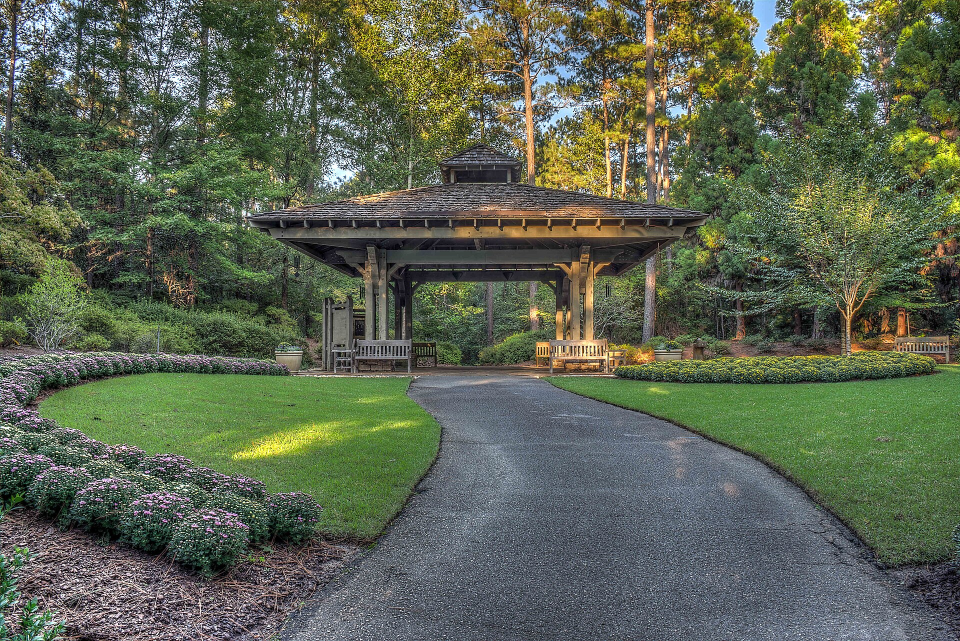
#> input picture daybreak/service/assets/callaway_pavilion.jpg, 1920 x 1282 px (shown at 1/2 size); its folder holds only this picture in this run
$ python -i screens.py   (imports and definitions only)
#> lines starting #> are read from the running program, lines starting #| are printed output that depends on the picture
"""Daybreak screens, rendered on the Mac as 1920x1080 JPEGs.

Each render_* function takes the gathered data and returns (Screen, meta). meta
carries the clock box the TV draws on top (so the time is always exact) and an
optional OK-button action. Rule-based "heads up" insights replace Claude.
"""
import datetime as dt
import json
import pathlib

from PIL import Image

import draw as D
import sources as S

HERE = pathlib.Path(__file__).resolve().parent
ROOT = HERE.parents[1]
# [1 line that did not run here, left out]
DEFAULT_APPS = ["Netflix", "YouTube", "Prime Video", "Disney+", "Hulu", "Max"]


# --- helpers ---------------------------------------------------------------------

# [19 lines left out: functions gather, day_word, not called in this run]


def clock(t):
    return t.strftime("%-I:%M %p")


def as_dt(w):
    return w if isinstance(w, dt.datetime) else dt.datetime.combine(w, dt.time(0), S.TZ)


# [101 lines left out: functions upcoming_games, finals, season_record, heads_up, split_title, who_of, not called in this run]


def fans_of(team):
    return " & ".join(m["name"] for m in FAMILY["members"] if m.get("allegiance") == team) or f"{team} fans"


# [107 lines left out: functions greeting, header, team_chip, render_ambient, next_up, weather_card, not called in this run]


def render_briefing(data):
    now, today = data["now"], data["now"].date()
    sc = D.Screen()
    sc.photo("callaway_pavilion.jpg", 0.78, D.INK)
    ck = header(sc, f"{now.strftime('%A, %B %-d').upper()} · LAGRANGE, GA", greeting(now))
    top, hgt = 246, 540
    col_w = [600, 532, 532]
    xs = [D.MARGIN_X, D.MARGIN_X + 600 + 32, D.MARGIN_X + 600 + 32 + 532 + 32]
    weather_card(sc, xs[0], top, col_w[0], hgt, data)
    # calendar
    x, w = xs[1], col_w[1]
    sc.card(x, top, w, hgt)
    sc.label(x + 40, top + 46, "Family calendar")
    rows = []
    c = data["curb"]
    pickup = dt.date.fromisoformat(c["date"])
    if (pickup - today).days <= 3:
        rows.append((day_word(pickup, today), "Garbage + " + ("yard waste" if c["extra"]["kind"] == "yard" else "bulky trash"),
                     "Curb by 7 AM" + (f" · moved for {c['holiday']}" if c["holiday"] else ""), D.AMBER))
    for e in data["calendar"]:
        if as_dt(e["when"]) < now - dt.timedelta(hours=1):
            continue
        when = day_word(as_dt(e["when"]), today) + ("" if e["all_day"] else " " + clock(e["when"]).replace(":00", ""))
        who = who_of(e)
        color = D.hexrgb(S.member(who[0])["color"]) if len(who) == 1 else (217, 166, 224) if who else D.TEXT
        main, sub = split_title(e["title"])
        rows.append((when, main, " · ".join(x for x in (" & ".join(who) if who else "Everyone", sub) if x), color))
    for b in data["birthdays"]:
        rows.append((day_word(b["date"], today), f"{b['name']}'s birthday", "Celebrate!", D.hexrgb(b["color"])))
    yy = top + 100
    for when, title, sub, color in rows[:4]:
        sc.text(x + 40, yy, when, 22, 700, D.AMBER)
        sc.text(x + 40, yy + 30, sc.wrap(title, 28, w - 80, 600, max_lines=1)[0], 28, 600)
        sc.dot(x + 47, yy + 82, 6, color)
        sc.text(x + 62, yy + 70, sc.wrap(sub, 21, w - 102, 400, max_lines=1)[0], 21, 400, D.TEXT_2)
        yy += 106
    if not rows:
        sc.text(x + 40, yy, "Nothing on the calendar this week.", 26, 400, D.TEXT_2)
    # game watch
    x, w = xs[2], col_w[2]
    sc.card(x, top, w, hgt)
    sc.label(x + 40, top + 46, "Game watch")
    yy = top + 100
    seen_teams, picks = set(), []
    for g in upcoming_games(data, days=14):
        if g["name"] not in seen_teams:
            seen_teams.add(g["name"])
            picks.append(g)
    for g in picks[:6]:
        team_chip(sc, x + 36, yy, 50, g["short"], g["color"], g.get("accent"))
        sc.text(x + 104, yy - 2, sc.wrap(g["name"], 25, w - 140, 600, max_lines=1)[0], 25, 600)
        when = "Live now" if g["state"] == "in" else f"{day_word(g['start'], today)} {clock(g['start'])}"
        tail = f" · {g['network']}" if g["network"] else ""
        sc.text(x + 104, yy + 30, sc.wrap(f"{when} · {g['detail']}{tail}", 20, w - 140, 400, max_lines=1)[0], 20, 400, D.TEXT_2)
        yy += 70
    # footer: headlines + heads up
    fy = 818
    sc.card(D.MARGIN_X, fy, 1110, 200)
    sc.label(D.MARGIN_X + 40, fy + 30, "LaGrange today", 20)
    for i, n in enumerate(data["news"][:3]):
        nx = D.MARGIN_X + 40 + i * 350
        sc.text(nx, fy + 70, n["source"].upper()[:26], 16, 700, D.AMBER)
        sc.para(nx, fy + 96, n["headline"], 23, 320, 500, max_lines=3, leading=1.25)
    hx = D.MARGIN_X + 1110 + 32
    sc.card(hx, fy, 1696 - 1110 - 32, 200, fill=(26, 36, 64), outline=(42, 54, 86))
    sc.label(hx + 36, fy + 30, "Heads up", 20, D.AMBER)
    hy = fy + 70
    for t in heads_up(data, 2):
        hy = sc.para(hx + 36, hy, t, 23, 1696 - 1110 - 32 - 72, 500, max_lines=2, leading=1.25) + 10
    return sc, {"clock": ck}


# [343 lines left out: functions render_tonight, render_week, render_lake, render_sky, render_recap, render_gameday and 1 more, not called in this run]


BOARD = ROOT / "daybreak" / "data" / "board.json"


# [41 lines left out: functions board, render_board, not called in this run]


SEASON = {
    10: [("Fall color", "Starting to turn", "Usually peaks here in late October to early November. Callaway's trails are the closest showcase."),
         ("In the garden", "Plant pansies and shrubs", "Fall is Georgia's best season for trees and shrubs. Divide perennials; spring bulbs go in next month."),
         ("On the wing", "Monarchs passing through", "October is monarch migration month in Georgia. Late-blooming flowers help them refuel.")],
    11: [("Fall color", "Peak season", "Early November is usually peak color around LaGrange and Pine Mountain."),
         ("In the garden", "Plant spring bulbs", "Tulips, daffodils and hyacinths go in now through December. Mulch beds before the first hard freeze."),
         ("Outdoors", "Fantasy in Lights season", "Callaway Gardens' holiday light show opens in mid-November.")],
    12: [("Winter", "Bare branches, big skies", "Long nights and clear air make December great for stargazing; the Geminids peak mid-month."),
         ("In the garden", "Protect and plan", "Cover tender plants on frost nights and order seeds for spring."),
         ("On the wing", "Winter birds at feeders", "Juncos, white-throated sparrows and yellow-rumped warblers arrive for the winter.")],
}


# [19 lines left out: function render_season, not called in this run]


RADAR_DIR = ROOT / "daybreak" / "cache" / "radar"
LEGEND = [("Light", ((2, 253, 2), (1, 197, 1))), ("Moderate", ((253, 248, 2), (253, 149, 0))),
          ("Heavy", ((253, 0, 0), (188, 0, 0))), ("Severe, hail", ((248, 0, 253), (152, 84, 198)))]


# [86 lines left out: functions refresh_radar, render_radar, not called in this run]


RENDERERS = {"ambient": render_ambient, "briefing": render_briefing, "tonight": render_tonight, "week": render_week,
             "lake": render_lake, "sky": render_sky, "recap": render_recap, "gameday": render_gameday,
             "school": render_school, "board": render_board, "season": render_season}

>>> import cv2
>>> picture = cv2.imread('assets/callaway_pavilion.jpg', cv2.IMREAD_GRAYSCALE)
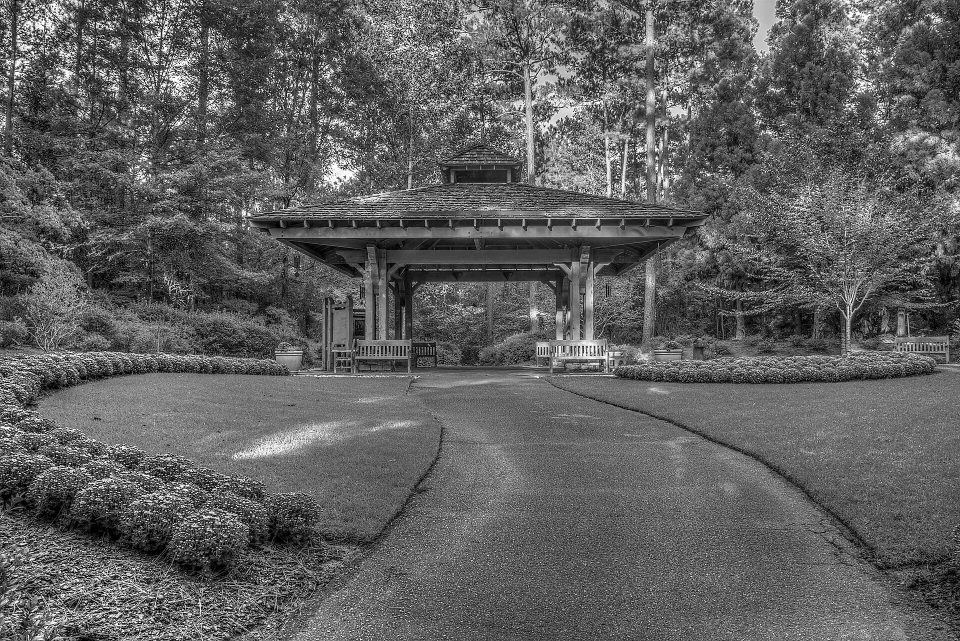
#> picture: shape (1282, 1920) (shown at 1/2 size); min 0, max 255, mean 95.5
#> (the run stopped early here; a loop or call above may not have finished)

$ run again, on daybreak/service/assets/callaway_pool.jpg
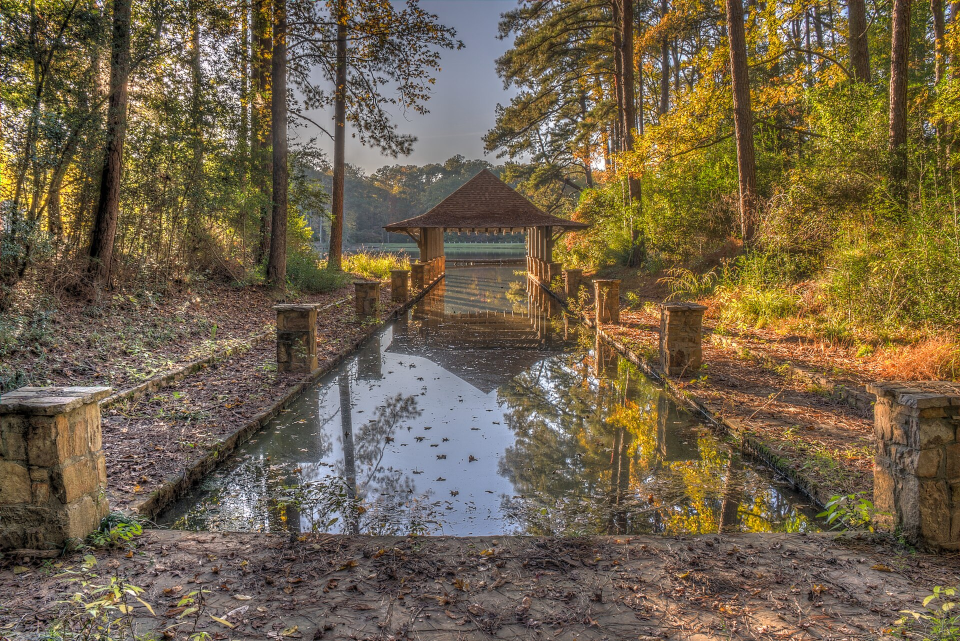
#> input picture daybreak/service/assets/callaway_pool.jpg, 1920 x 1282 px (shown at 1/2 size)
#> `picture = cv2.imread('assets/callaway_pavilion.jpg', cv2.IMREAD_GRAYSC..`:
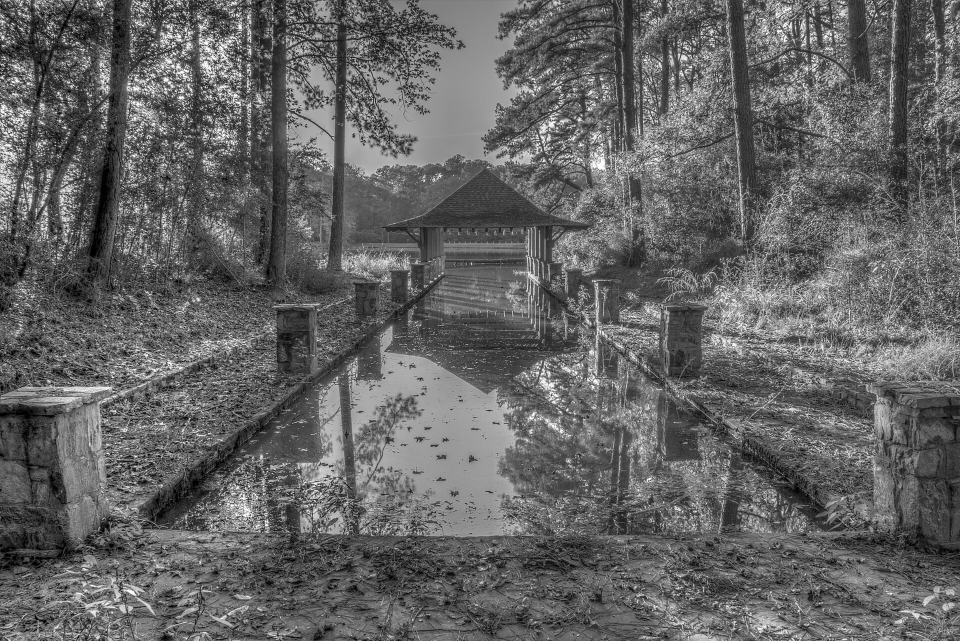
#> picture: shape (1282, 1920) (shown at 1/2 size); min 0, max 255, mean 99.5
